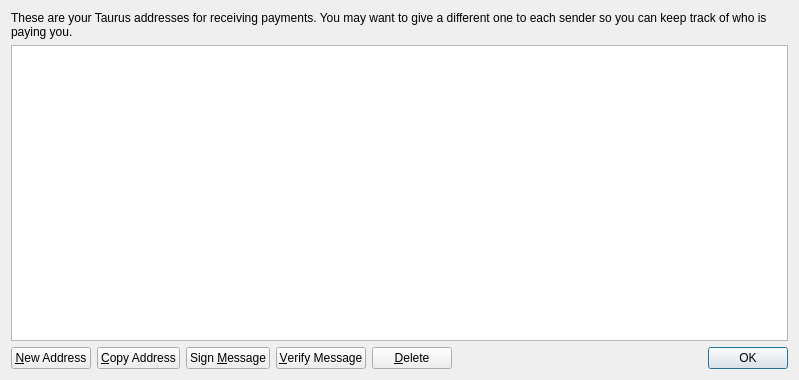
<?xml version="1.0" encoding="UTF-8"?>
<ui version="4.0">
 <class>AddressBookPage</class>
 <widget class="QWidget" name="AddressBookPage">
  <property name="geometry">
   <rect>
    <x>0</x>
    <y>0</y>
    <width>799</width>
    <height>380</height>
   </rect>
  </property>
  <property name="windowTitle">
   <string>Address Book</string>
  </property>
  <layout class="QVBoxLayout" name="verticalLayout">
   <item>
    <widget class="QLabel" name="labelExplanation">
     <property name="text">
      <string>These are your Taurus addresses for receiving payments. You may want to give a different one to each sender so you can keep track of who is paying you.</string>
     </property>
     <property name="textFormat">
      <enum>Qt::PlainText</enum>
     </property>
     <property name="wordWrap">
      <bool>true</bool>
     </property>
    </widget>
   </item>
   <item>
    <widget class="QTableView" name="tableView">
     <property name="contextMenuPolicy">
      <enum>Qt::CustomContextMenu</enum>
     </property>
     <property name="toolTip">
      <string>Double-click to edit address or label</string>
     </property>
     <property name="tabKeyNavigation">
      <bool>false</bool>
     </property>
     <property name="alternatingRowColors">
      <bool>true</bool>
     </property>
     <property name="selectionMode">
      <enum>QAbstractItemView::SingleSelection</enum>
     </property>
     <property name="selectionBehavior">
      <enum>QAbstractItemView::SelectRows</enum>
     </property>
     <property name="sortingEnabled">
      <bool>true</bool>
     </property>
     <attribute name="verticalHeaderVisible">
      <bool>false</bool>
     </attribute>
    </widget>
   </item>
   <item>
    <layout class="QHBoxLayout" name="horizontalLayout">
     <item>
      <widget class="QPushButton" name="newAddressButton">
       <property name="toolTip">
        <string>Create a new address</string>
       </property>
       <property name="text">
        <string>&amp;New Address</string>
       </property>
       <property name="icon">
        <iconset resource="../bitcoin.qrc">
         <normaloff>:/icons/add</normaloff>:/icons/add</iconset>
       </property>
      </widget>
     </item>
     <item>
      <widget class="QPushButton" name="copyToClipboard">
       <property name="toolTip">
        <string>Copy the currently selected address to the system clipboard</string>
       </property>
       <property name="text">
        <string>&amp;Copy Address</string>
       </property>
       <property name="icon">
        <iconset resource="../bitcoin.qrc">
         <normaloff>:/icons/editcopy</normaloff>:/icons/editcopy</iconset>
       </property>
      </widget>
     </item>
     <item>
      <widget class="QPushButton" name="signMessage">
       <property name="toolTip">
        <string>Sign a message to prove you own a Taurus address</string>
       </property>
       <property name="text">
        <string>Sign &amp;Message</string>
       </property>
       <property name="icon">
        <iconset resource="../bitcoin.qrc">
         <normaloff>:/icons/edit</normaloff>:/icons/edit</iconset>
       </property>
      </widget>
     </item>
     <item>
      <widget class="QPushButton" name="verifyMessage">
       <property name="toolTip">
        <string>Verify a message to ensure it was signed with a specified Taurus address</string>
       </property>
       <property name="text">
        <string>&amp;Verify Message</string>
       </property>
       <property name="icon">
        <iconset resource="../bitcoin.qrc">
         <normaloff>:/icons/transaction_0</normaloff>:/icons/transaction_0</iconset>
       </property>
      </widget>
     </item>
     <item>
      <widget class="QPushButton" name="deleteButton">
       <property name="toolTip">
        <string>Delete the currently selected address from the list</string>
       </property>
       <property name="text">
        <string>&amp;Delete</string>
       </property>
       <property name="icon">
        <iconset resource="../bitcoin.qrc">
         <normaloff>:/icons/remove</normaloff>:/icons/remove</iconset>
       </property>
      </widget>
     </item>
     <item>
      <spacer name="horizontalSpacer">
       <property name="orientation">
        <enum>Qt::Horizontal</enum>
       </property>
       <property name="sizeHint" stdset="0">
        <size>
         <width>40</width>
         <height>20</height>
        </size>
       </property>
      </spacer>
     </item>
     <item>
      <widget class="QDialogButtonBox" name="buttonBox">
       <property name="sizePolicy">
        <sizepolicy hsizetype="Maximum" vsizetype="Fixed">
         <horstretch>0</horstretch>
         <verstretch>0</verstretch>
        </sizepolicy>
       </property>
       <property name="standardButtons">
        <set>QDialogButtonBox::Ok</set>
       </property>
      </widget>
     </item>
    </layout>
   </item>
  </layout>
 </widget>
 <resources>
  <include location="../bitcoin.qrc"/>
 </resources>
 <connections/>
</ui>
